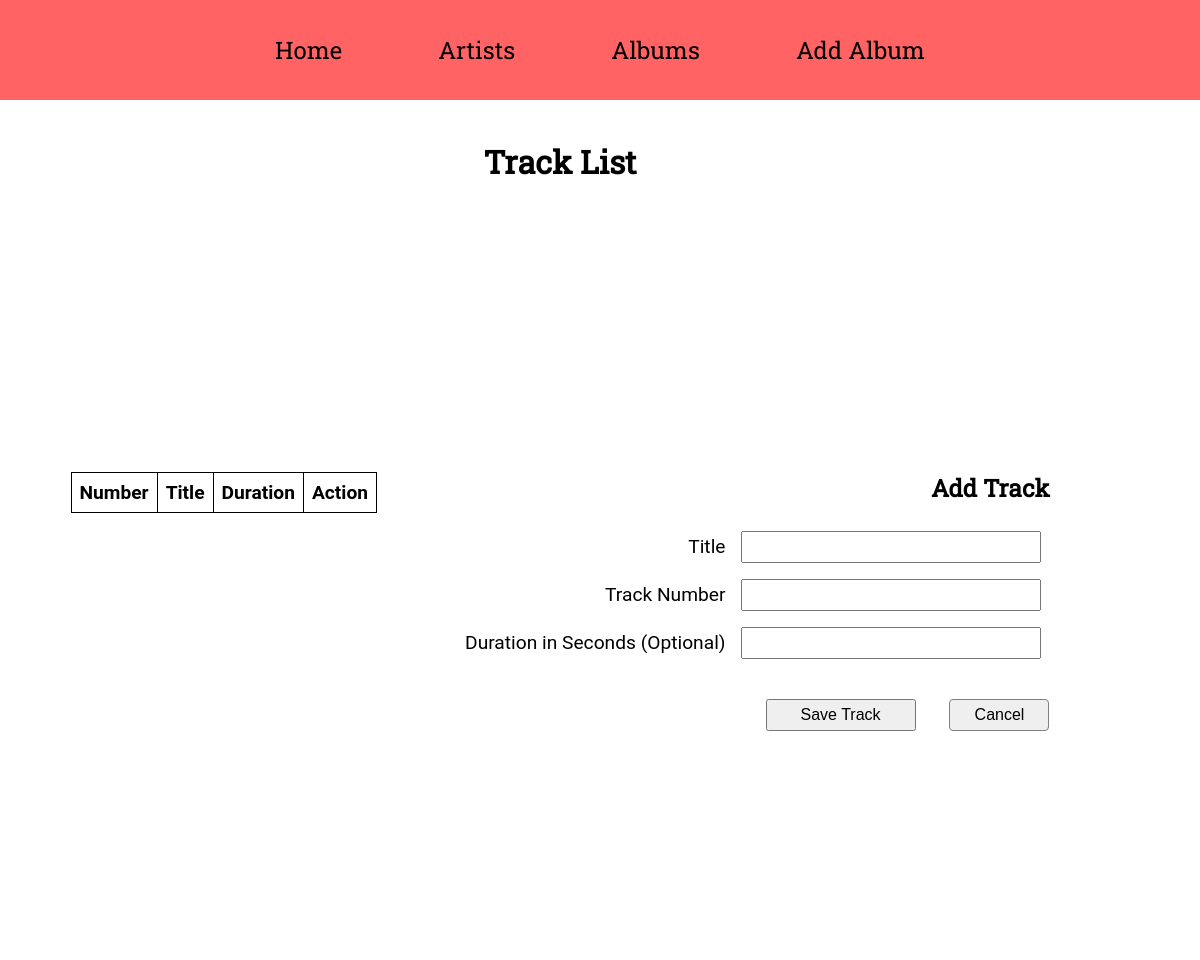
The page /tracks/1 on the database as committed earlier.
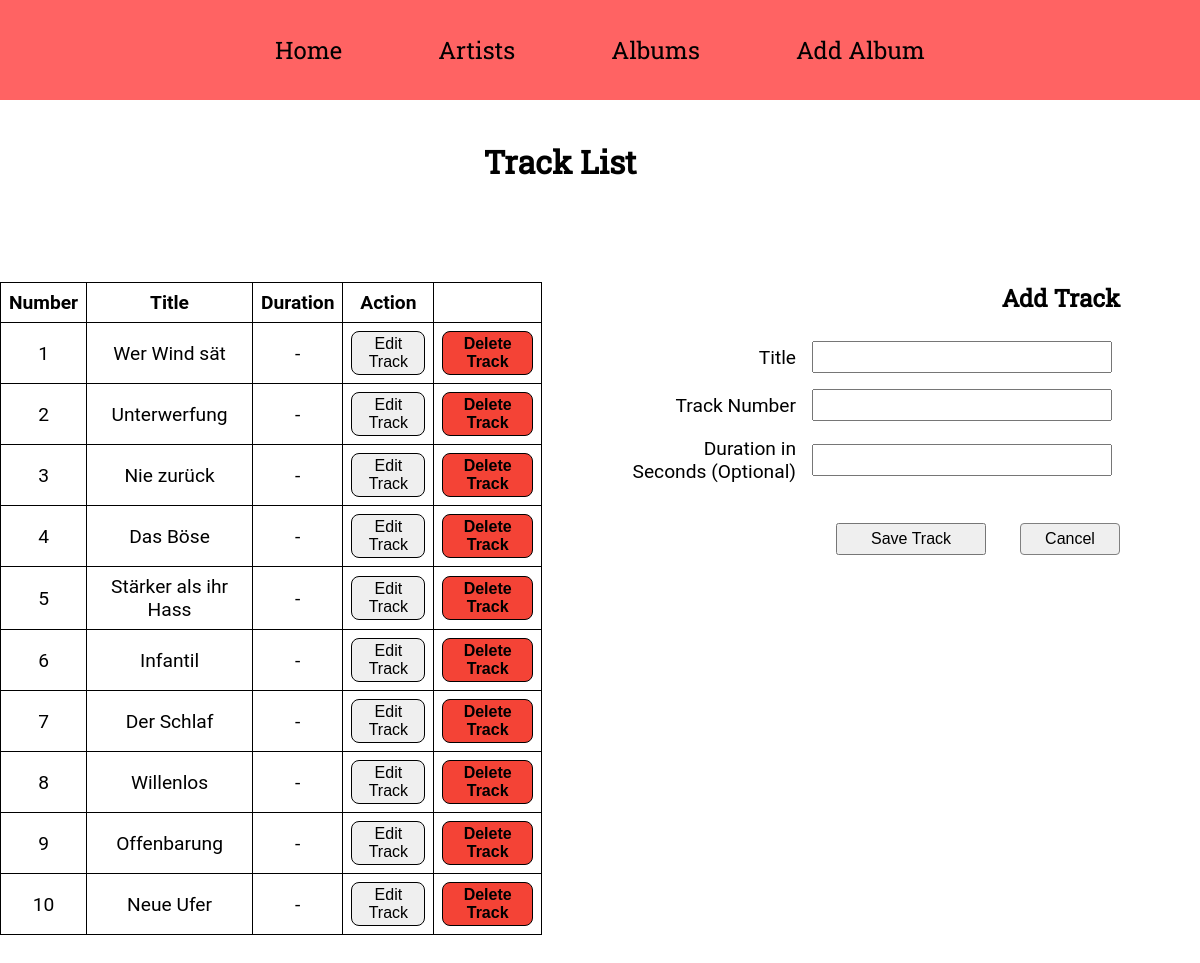
The same page on the database as committed later.
### app/models.py (models this page shows)
class Track(db.Model):
    __tablename__ = "track"
    id: so.Mapped[int] = so.mapped_column(primary_key=True)
    title: so.Mapped[str] = so.mapped_column(sa.String(128), index=True)
    track_number: so.Mapped[int] = so.mapped_column(sa.SmallInteger)
    duration_seconds: so.Mapped[int] = so.mapped_column(sa.SmallInteger)
    album_id: so.Mapped[int] = so.mapped_column(sa.ForeignKey(Album.id), index=True)
    album: so.Mapped["Album"] = so.relationship(back_populates="tracks")

### app/main/routes.py (the view, shortened to what this page needs)
@bp.route("/tracks/<int:album_id>", methods=["GET", "POST"])
def tracks(album_id):
    album = db.session.scalar(sa.select(Album).where(Album.id == album_id))
    tracks = db.session.scalars(sa.select(Track).where(Track.album_id == album_id))
    form = EditTrackForm()
    return render_template(
        "tracks.html",
        title=f"{album.title} - Add Tracks",
        album=album,
        tracks=tracks,
        form=form,
    )

### app/main/forms.py
class EditTrackForm(FlaskForm):
    title = StringField("Title", validators=[DataRequired(), Length(max=128)])
    track_number = IntegerField("Track Number", validators=[DataRequired()])
    duration_seconds = IntegerField(
        "Duration in Seconds (Optional)", validators=[Optional()]
    )
    submit = SubmitField("Save Track")

### app/templates/tracks.html (shortened to what this page needs)
{% extends "base.html" %}
{% block content %}
<div class="track-list-page">
    <div class="header">
        <h1>Track List</h1><br>
    </div>
    <div class="track-list">
        <table>
            <tr>
                <th>Number</th>
                <th>Title</th>
                <th>Duration</th>
                <th>Action</th>
            </tr>
            {% for track in tracks %}
            <tr>
                <td>{{ track.track_number }}</td>
                <td>{{ track.title }}</td>
                <td>
                    {% if track.duration_seconds %}
                    {{ track.duration_seconds // 60 }}:{{ "%2d"|format(track.duration_seconds % 60) }}
                    {% else %} -
                    {% endif %}
                </td>
                <td>
                    <button type="button"><a href="{{ url_for('main.edit_track', track_id=track.id) }}">Edit
                            Track</a></button>
                </td>
                <td>
                    <form method="post" action="{{ url_for('main.delete_track', track_id=track.id) }}"
                        onsubmit="return confirm('Are you sure you want to delete this track?');">
                        <button type="submit" class="delete-button">Delete Track</button>
                    </form>
                </td>
            </tr>
            {% endfor %}
        </table>
    </div>
    <div class="add-tracks">
        <h2>Add Track</h2><br>
        <form class="add-tracks-form" action="" method="post">
            <table class="add-tracks-form-table">
                <tr>
                    <td>{{ form.title.label }}</td>
                    <td>{{ form.title }}</td>
            </tr>
            <tr>
                    <td>{{ form.track_number.label }}</td>
                    <td>{{ form.track_number }}</td>
                </tr>
                <tr>
                    <td>{{ form.duration_seconds.label }}</td>
                    <td>{{ form.duration_seconds }}</td>
            </tr>
            </table>
        <p>
            {{ form.submit() }}
            <button type="button" class="cancel-button"><a href="{{ url_for('main.album_details', album_id=album.id) }}">Cancel</a></button>
        </p>
        </form>
    </div>
</div>
{% endblock %}

Rows that differ between the two databases and show on the page:
added Track: track_number "1", title "Wer Wind sät"
added Track: track_number "2", title "Unterwerfung"
added Track: track_number "3", title "Nie zurück"
added Track: track_number "4", title "Das Böse"
added Track: track_number "5", title "Stärker als ihr Hass"
added Track: track_number "6", title "Infantil"
added Track: track_number "7", title "Der Schlaf"
added Track: track_number "8", title "Willenlos"
added Track: track_number "9", title "Offenbarung"
added Track: track_number "10", title "Neue Ufer"
